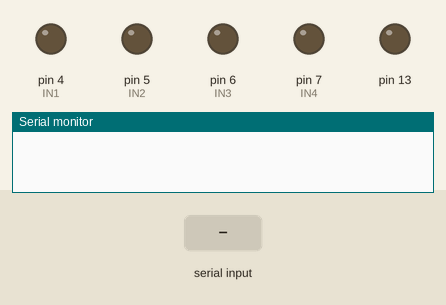
This sketch was run on a simulated Arduino Uno, built with avr-gcc and run on an emulated ATmega328P. Parts: output pins drawn as LEDs (lit = HIGH), the last lines printed to the serial monitor. The inputs (shaded band) are chosen by the test bench.

Above: at 1.2 s.
1.3 s: "k" received over Serial
At 2.1 s:
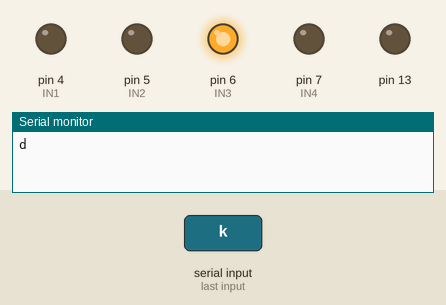
2.9 s: "s" received over Serial
At 4.1 s:
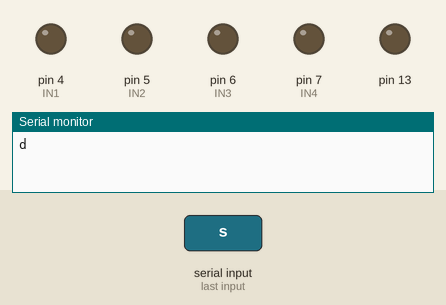
4.4 s: "k" received over Serial
At 5.7 s:
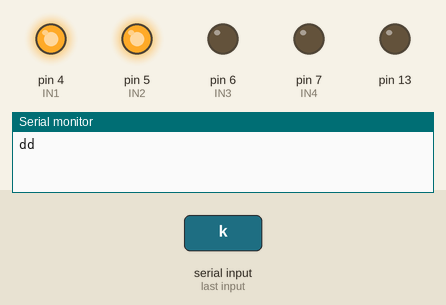
6.0 s: "1" received over Serial
Timing chart, 0 to 8.5 s (numbered marks = the images above; inputs shaded):
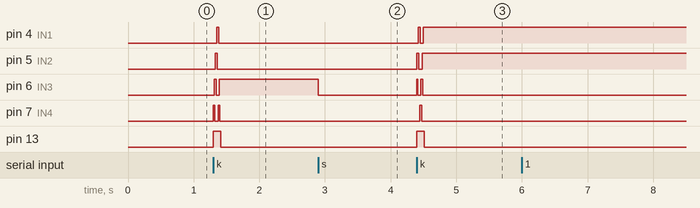

Measured:
- after the input at 1.3 s, pin 4 (IN1): LOW → HIGH after 0.05 s, → LOW 0.03 s later; pin 5 (IN2): LOW → HIGH at once, → LOW 0.03 s later
- after the input at 2.9 s, pin 6 (IN3): HIGH → LOW at once
- after the input at 4.4 s, pin 4 (IN1), pin 5 (IN2): LOW → HIGH at once, → LOW 0.03 s later, → HIGH 0.05 s later; pin 6 (IN3): alternates HIGH for 0.02 s and LOW for 0.05 s, 4 changes in all, then stays LOW, starting at once; pin 7 (IN4): LOW → HIGH at once, → LOW 0.03 s later; pin 13: LOW → HIGH at once, → LOW 0.11 s later

The sketch:

stepper_serial.ino
```cpp
int IN1 = 4;
int IN2 = 5;
int IN3 = 6;
int IN4 = 7;
int nStep = 0;

void setup() {
  // put your setup code here, to run once:
  pinMode(7,OUTPUT);
  pinMode(6,OUTPUT);
  pinMode(5,OUTPUT);
  pinMode(4,OUTPUT);
  Serial.begin(9600);
  pinMode(13,OUTPUT);


}


void loop() {
  char ok;
  digitalWrite(13,LOW);
  if(Serial.available()){
    digitalWrite(13,HIGH);
    ok = Serial.read();
    if(ok=='k'){
      for(int i=0; i<=10; i++){
        if(nStep > 7){nStep=0;}
        OneStep(nStep);

        nStep++;
        delay(10);
      }
      Serial.write('d');
    }
    else if(ok =='s'){
      OneStep(99); // go to default in switch - all pins LOW
    }
  }

}

void OneStep(int n){
  switch(n){
   case 0:
     digitalWrite(IN1, LOW);
     digitalWrite(IN2, LOW);
     digitalWrite(IN3, LOW);
     digitalWrite(IN4, HIGH);
   break;
   case 1:
     digitalWrite(IN1, LOW);
     digitalWrite(IN2, LOW);
     digitalWrite(IN3, HIGH);
     digitalWrite(IN4, HIGH);
   break;
   case 2:
     digitalWrite(IN1, LOW);
     digitalWrite(IN2, LOW);
     digitalWrite(IN3, HIGH);
     digitalWrite(IN4, LOW);
   break;
   case 3:
     digitalWrite(IN1, LOW);
     digitalWrite(IN2, HIGH);
     digitalWrite(IN3, HIGH);
     digitalWrite(IN4, LOW);
   break;
   case 4:
     digitalWrite(IN1, LOW);
     digitalWrite(IN2, HIGH);
     digitalWrite(IN3, LOW);
     digitalWrite(IN4, LOW);
   break;
   case 5:
     digitalWrite(IN1, HIGH);
     digitalWrite(IN2, HIGH);
     digitalWrite(IN3, LOW);
     digitalWrite(IN4, LOW);
   break;
     case 6:
     digitalWrite(IN1, HIGH);
     digitalWrite(IN2, LOW);
     digitalWrite(IN3, LOW);
     digitalWrite(IN4, LOW);
   break;
   case 7:
     digitalWrite(IN1, HIGH);
     digitalWrite(IN2, LOW);
     digitalWrite(IN3, LOW);
     digitalWrite(IN4, HIGH);
   break;
   default:
     digitalWrite(IN1, LOW);
     digitalWrite(IN2, LOW);
     digitalWrite(IN3, LOW);
     digitalWrite(IN4, LOW);
   break;
  }
}
```
